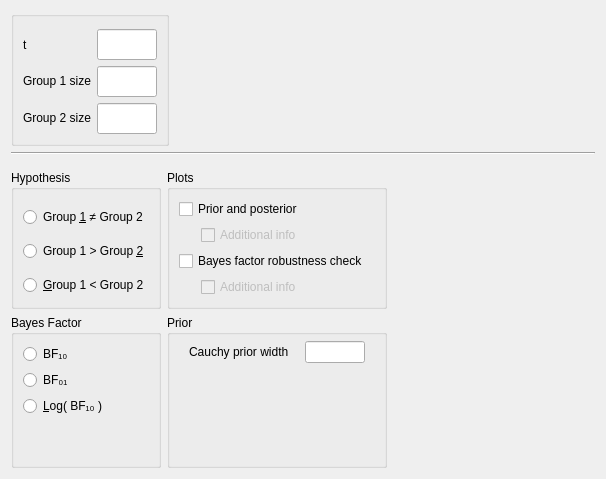
<?xml version="1.0" encoding="UTF-8"?>
<ui version="4.0">
 <class>SummaryStatsTTestBayesianIndependentSamplesForm</class>
 <widget class="QWidget" name="SummaryStatsTTestBayesianIndependentSamplesForm">
  <property name="geometry">
   <rect>
    <x>0</x>
    <y>0</y>
    <width>606</width>
    <height>479</height>
   </rect>
  </property>
  <property name="sizePolicy">
   <sizepolicy hsizetype="Fixed" vsizetype="Preferred">
    <horstretch>0</horstretch>
    <verstretch>0</verstretch>
   </sizepolicy>
  </property>
  <property name="windowTitle">
   <string>Form</string>
  </property>
  <layout class="QGridLayout" name="gridLayout">
   <item row="0" column="0">
    <widget class="BoundGroupBox" name="missingValues">
     <property name="title">
      <string/>
     </property>
     <property name="flat">
      <bool>false</bool>
     </property>
     <layout class="QGridLayout" name="gridLayout_6">
      <property name="topMargin">
       <number>12</number>
      </property>
      <item row="3" column="1">
       <widget class="BoundTextBox" name="n2Size">
        <property name="sizePolicy">
         <sizepolicy hsizetype="Fixed" vsizetype="Preferred">
          <horstretch>0</horstretch>
          <verstretch>0</verstretch>
         </sizepolicy>
        </property>
        <property name="minimumSize">
         <size>
          <width>60</width>
          <height>0</height>
         </size>
        </property>
        <property name="maximumSize">
         <size>
          <width>60</width>
          <height>16777215</height>
         </size>
        </property>
       </widget>
      </item>
      <item row="2" column="1">
       <widget class="BoundTextBox" name="n1Size">
        <property name="sizePolicy">
         <sizepolicy hsizetype="Fixed" vsizetype="Preferred">
          <horstretch>0</horstretch>
          <verstretch>0</verstretch>
         </sizepolicy>
        </property>
        <property name="minimumSize">
         <size>
          <width>60</width>
          <height>0</height>
         </size>
        </property>
        <property name="maximumSize">
         <size>
          <width>60</width>
          <height>16777215</height>
         </size>
        </property>
       </widget>
      </item>
      <item row="1" column="1">
       <widget class="BoundTextBox" name="tStatistic">
        <property name="sizePolicy">
         <sizepolicy hsizetype="Fixed" vsizetype="Preferred">
          <horstretch>0</horstretch>
          <verstretch>0</verstretch>
         </sizepolicy>
        </property>
        <property name="minimumSize">
         <size>
          <width>60</width>
          <height>0</height>
         </size>
        </property>
        <property name="maximumSize">
         <size>
          <width>60</width>
          <height>16777215</height>
         </size>
        </property>
       </widget>
      </item>
      <item row="3" column="0">
       <widget class="QLabel" name="label_4">
        <property name="text">
         <string>&lt;html&gt;&lt;head/&gt;&lt;body&gt;&lt;p&gt;Group 2 size&lt;/p&gt;&lt;/body&gt;&lt;/html&gt;</string>
        </property>
       </widget>
      </item>
      <item row="2" column="0">
       <widget class="QLabel" name="label_3">
        <property name="text">
         <string>&lt;html&gt;&lt;head/&gt;&lt;body&gt;&lt;p&gt;Group 1 size&lt;/p&gt;&lt;/body&gt;&lt;/html&gt;</string>
        </property>
       </widget>
      </item>
      <item row="1" column="0">
       <widget class="QLabel" name="label_2">
        <property name="text">
         <string>t</string>
        </property>
       </widget>
      </item>
     </layout>
    </widget>
   </item>
   <item row="0" column="1">
    <spacer name="horizontalSpacer_2">
     <property name="orientation">
      <enum>Qt::Horizontal</enum>
     </property>
     <property name="sizeHint" stdset="0">
      <size>
       <width>346</width>
       <height>20</height>
      </size>
     </property>
    </spacer>
   </item>
   <item row="1" column="0" colspan="2">
    <widget class="Line" name="line">
     <property name="font">
      <font>
       <weight>50</weight>
       <bold>false</bold>
      </font>
     </property>
     <property name="frameShadow">
      <enum>QFrame::Sunken</enum>
     </property>
     <property name="lineWidth">
      <number>1</number>
     </property>
     <property name="orientation">
      <enum>Qt::Horizontal</enum>
     </property>
    </widget>
   </item>
   <item row="2" column="0" colspan="2">
    <widget class="QWidget" name="gridWidget" native="true">
     <property name="sizePolicy">
      <sizepolicy hsizetype="Fixed" vsizetype="Fixed">
       <horstretch>0</horstretch>
       <verstretch>0</verstretch>
      </sizepolicy>
     </property>
     <layout class="QGridLayout" name="gridLayout_7">
      <property name="leftMargin">
       <number>0</number>
      </property>
      <property name="rightMargin">
       <number>0</number>
      </property>
      <property name="bottomMargin">
       <number>0</number>
      </property>
      <item row="1" column="1">
       <widget class="QWidget" name="widget_3" native="true">
        <property name="sizePolicy">
         <sizepolicy hsizetype="Preferred" vsizetype="Preferred">
          <horstretch>0</horstretch>
          <verstretch>0</verstretch>
         </sizepolicy>
        </property>
        <layout class="QGridLayout" name="gridLayout_2">
         <property name="leftMargin">
          <number>0</number>
         </property>
         <property name="topMargin">
          <number>0</number>
         </property>
         <property name="rightMargin">
          <number>0</number>
         </property>
         <property name="bottomMargin">
          <number>0</number>
         </property>
         <item row="0" column="0">
          <widget class="BoundGroupBox" name="groupBox">
           <property name="title">
            <string>Prior</string>
           </property>
           <layout class="QGridLayout" name="gridLayout_11">
            <property name="topMargin">
             <number>6</number>
            </property>
            <item row="0" column="1">
             <widget class="BoundTextBox" name="priorWidth">
              <property name="sizePolicy">
               <sizepolicy hsizetype="Fixed" vsizetype="Preferred">
                <horstretch>0</horstretch>
                <verstretch>0</verstretch>
               </sizepolicy>
              </property>
              <property name="minimumSize">
               <size>
                <width>60</width>
                <height>0</height>
               </size>
              </property>
              <property name="maximumSize">
               <size>
                <width>60</width>
                <height>16777215</height>
               </size>
              </property>
             </widget>
            </item>
            <item row="0" column="0">
             <widget class="QLabel" name="label">
              <property name="sizePolicy">
               <sizepolicy hsizetype="Fixed" vsizetype="Fixed">
                <horstretch>0</horstretch>
                <verstretch>0</verstretch>
               </sizepolicy>
              </property>
              <property name="text">
               <string>Cauchy prior width</string>
              </property>
             </widget>
            </item>
            <item row="1" column="0">
             <spacer name="verticalSpacer_2">
              <property name="orientation">
               <enum>Qt::Vertical</enum>
              </property>
              <property name="sizeHint" stdset="0">
               <size>
                <width>20</width>
                <height>40</height>
               </size>
              </property>
             </spacer>
            </item>
           </layout>
          </widget>
         </item>
        </layout>
       </widget>
      </item>
      <item row="0" column="0">
       <widget class="BoundGroupBox" name="hypothesis">
        <property name="title">
         <string>Hypothesis</string>
        </property>
        <property name="flat">
         <bool>true</bool>
        </property>
        <layout class="QGridLayout" name="gridLayout_9">
         <property name="bottomMargin">
          <number>0</number>
         </property>
         <item row="1" column="0">
          <widget class="QRadioButton" name="_2oneTailedGreaterThan">
           <property name="sizePolicy">
            <sizepolicy hsizetype="Fixed" vsizetype="Fixed">
             <horstretch>0</horstretch>
             <verstretch>0</verstretch>
            </sizepolicy>
           </property>
           <property name="text">
            <string>Group 1 &gt; Group &amp;2</string>
           </property>
          </widget>
         </item>
         <item row="0" column="0">
          <widget class="QRadioButton" name="_1twoTailed">
           <property name="sizePolicy">
            <sizepolicy hsizetype="Fixed" vsizetype="Fixed">
             <horstretch>0</horstretch>
             <verstretch>0</verstretch>
            </sizepolicy>
           </property>
           <property name="text">
            <string>Group &amp;1 ≠ Group 2</string>
           </property>
          </widget>
         </item>
         <item row="2" column="0">
          <widget class="QRadioButton" name="_3oneTailedLessThan">
           <property name="sizePolicy">
            <sizepolicy hsizetype="Fixed" vsizetype="Fixed">
             <horstretch>0</horstretch>
             <verstretch>0</verstretch>
            </sizepolicy>
           </property>
           <property name="text">
            <string>&amp;Group 1 &lt; Group 2</string>
           </property>
          </widget>
         </item>
        </layout>
       </widget>
      </item>
      <item row="1" column="0">
       <widget class="QWidget" name="widget_2" native="true">
        <property name="maximumSize">
         <size>
          <width>240</width>
          <height>16777215</height>
         </size>
        </property>
        <layout class="QGridLayout" name="gridLayout_5">
         <property name="leftMargin">
          <number>0</number>
         </property>
         <property name="topMargin">
          <number>0</number>
         </property>
         <property name="rightMargin">
          <number>0</number>
         </property>
         <property name="bottomMargin">
          <number>0</number>
         </property>
         <item row="4" column="0">
          <widget class="BoundGroupBox" name="bayesFactorType">
           <property name="title">
            <string>Bayes Factor</string>
           </property>
           <property name="flat">
            <bool>false</bool>
           </property>
           <layout class="QGridLayout" name="gridLayout_13">
            <item row="2" column="0">
             <widget class="QRadioButton" name="_3">
              <property name="sizePolicy">
               <sizepolicy hsizetype="Fixed" vsizetype="Fixed">
                <horstretch>0</horstretch>
                <verstretch>0</verstretch>
               </sizepolicy>
              </property>
              <property name="text">
               <string>&amp;Log( BF₁₀ )</string>
              </property>
             </widget>
            </item>
            <item row="1" column="0">
             <widget class="QRadioButton" name="_2">
              <property name="sizePolicy">
               <sizepolicy hsizetype="Fixed" vsizetype="Fixed">
                <horstretch>0</horstretch>
                <verstretch>0</verstretch>
               </sizepolicy>
              </property>
              <property name="text">
               <string>BF₀₁</string>
              </property>
             </widget>
            </item>
            <item row="0" column="0">
             <widget class="QRadioButton" name="_1">
              <property name="sizePolicy">
               <sizepolicy hsizetype="Fixed" vsizetype="Fixed">
                <horstretch>0</horstretch>
                <verstretch>0</verstretch>
               </sizepolicy>
              </property>
              <property name="text">
               <string>BF₁₀</string>
              </property>
             </widget>
            </item>
            <item row="3" column="0">
             <spacer name="verticalSpacer_3">
              <property name="orientation">
               <enum>Qt::Vertical</enum>
              </property>
              <property name="sizeHint" stdset="0">
               <size>
                <width>20</width>
                <height>40</height>
               </size>
              </property>
             </spacer>
            </item>
            <item row="1" column="1">
             <spacer name="horizontalSpacer_3">
              <property name="orientation">
               <enum>Qt::Horizontal</enum>
              </property>
              <property name="sizeHint" stdset="0">
               <size>
                <width>40</width>
                <height>20</height>
               </size>
              </property>
             </spacer>
            </item>
           </layout>
          </widget>
         </item>
        </layout>
       </widget>
      </item>
      <item row="0" column="1">
       <widget class="BoundGroupBox" name="plotsGroup">
        <property name="title">
         <string>Plots</string>
        </property>
        <layout class="QGridLayout" name="gridLayout_4">
         <item row="0" column="0" colspan="3">
          <widget class="BoundCheckBox" name="plotPriorAndPosterior">
           <property name="enabled">
            <bool>true</bool>
           </property>
           <property name="sizePolicy">
            <sizepolicy hsizetype="Fixed" vsizetype="Fixed">
             <horstretch>0</horstretch>
             <verstretch>0</verstretch>
            </sizepolicy>
           </property>
           <property name="text">
            <string>Prior and posterior</string>
           </property>
          </widget>
         </item>
         <item row="4" column="0">
          <widget class="QWidget" name="widget_4" native="true">
           <property name="maximumSize">
            <size>
             <width>16</width>
             <height>16777215</height>
            </size>
           </property>
          </widget>
         </item>
         <item row="2" column="1" colspan="3">
          <widget class="BoundCheckBox" name="plotPriorAndPosteriorAdditionalInfo">
           <property name="enabled">
            <bool>false</bool>
           </property>
           <property name="sizePolicy">
            <sizepolicy hsizetype="Fixed" vsizetype="Fixed">
             <horstretch>0</horstretch>
             <verstretch>0</verstretch>
            </sizepolicy>
           </property>
           <property name="text">
            <string>Additional info</string>
           </property>
          </widget>
         </item>
         <item row="3" column="0" colspan="3">
          <widget class="BoundCheckBox" name="plotBayesFactorRobustness">
           <property name="sizePolicy">
            <sizepolicy hsizetype="Fixed" vsizetype="Fixed">
             <horstretch>0</horstretch>
             <verstretch>0</verstretch>
            </sizepolicy>
           </property>
           <property name="text">
            <string>Bayes factor robustness check</string>
           </property>
          </widget>
         </item>
         <item row="4" column="1">
          <widget class="BoundCheckBox" name="plotBayesFactorRobustnessAdditionalInfo">
           <property name="enabled">
            <bool>false</bool>
           </property>
           <property name="sizePolicy">
            <sizepolicy hsizetype="Fixed" vsizetype="Fixed">
             <horstretch>0</horstretch>
             <verstretch>0</verstretch>
            </sizepolicy>
           </property>
           <property name="text">
            <string>Additional info</string>
           </property>
           <property name="tristate">
            <bool>true</bool>
           </property>
          </widget>
         </item>
        </layout>
       </widget>
      </item>
     </layout>
    </widget>
   </item>
  </layout>
 </widget>
 <customwidgets>
  <customwidget>
   <class>BoundTextBox</class>
   <extends>QLineEdit</extends>
   <header>widgets/boundtextbox.h</header>
  </customwidget>
  <customwidget>
   <class>BoundGroupBox</class>
   <extends>QGroupBox</extends>
   <header>widgets/boundgroupbox.h</header>
   <container>1</container>
  </customwidget>
  <customwidget>
   <class>BoundCheckBox</class>
   <extends>QCheckBox</extends>
   <header>widgets/boundcheckbox.h</header>
  </customwidget>
 </customwidgets>
 <resources/>
 <connections>
  <connection>
   <sender>plotPriorAndPosterior</sender>
   <signal>toggled(bool)</signal>
   <receiver>plotPriorAndPosteriorAdditionalInfo</receiver>
   <slot>setEnabled(bool)</slot>
   <hints>
    <hint type="sourcelabel">
     <x>318</x>
     <y>588</y>
    </hint>
    <hint type="destinationlabel">
     <x>325</x>
     <y>611</y>
    </hint>
   </hints>
  </connection>
  <connection>
   <sender>plotBayesFactorRobustness</sender>
   <signal>toggled(bool)</signal>
   <receiver>plotBayesFactorRobustnessAdditionalInfo</receiver>
   <slot>setEnabled(bool)</slot>
   <hints>
    <hint type="sourcelabel">
     <x>318</x>
     <y>588</y>
    </hint>
    <hint type="destinationlabel">
     <x>325</x>
     <y>611</y>
    </hint>
   </hints>
  </connection>
 </connections>
</ui>
